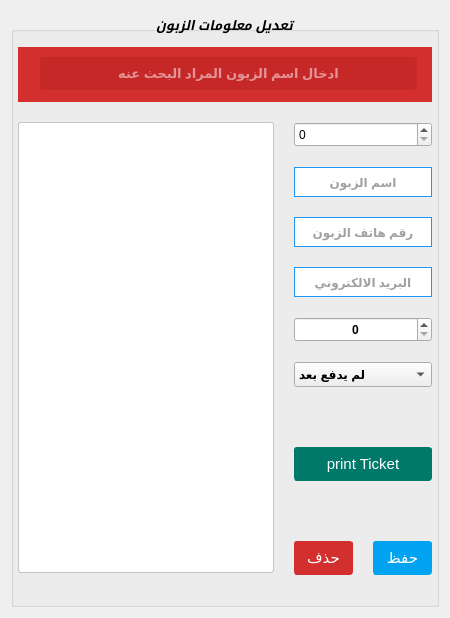
  <widget class="QWidget" name="T_updateClient">
   <attribute name="icon">
    <iconset resource="Icons.qrc">
     <normaloff>:/Icons/ic_update_2x.png</normaloff>:/Icons/ic_update_2x.png</iconset>
   </attribute>
   <attribute name="title">
    <string>تحديث معلومات الزبون</string>
   </attribute>
   <attribute name="toolTip">
    <string>اكمال ملأ المعلومات الناقصة او تغييرها</string>
   </attribute>
   <layout class="QVBoxLayout" name="verticalLayout_12">
    <item>
     <widget class="QGroupBox" name="GB_updateClient">
      <property name="font">
       <font>
        <pointsize>10</pointsize>
        <weight>75</weight>
        <italic>true</italic>
        <bold>true</bold>
        <underline>false</underline>
        <strikeout>false</strikeout>
        <kerning>false</kerning>
       </font>
      </property>
      <property name="layoutDirection">
       <enum>Qt::LeftToRight</enum>
      </property>
      <property name="styleSheet">
       <string notr="true">QGroupeBox
{
border:0px solid white;
border-top:1px solid #FF165A;
}</string>
      </property>
      <property name="title">
       <string>تعديل معلومات الزبون</string>
      </property>
      <property name="alignment">
       <set>Qt::AlignCenter</set>
      </property>
      <property name="flat">
       <bool>true</bool>
      </property>
      <layout class="QVBoxLayout" name="verticalLayout_6">
       <property name="spacing">
        <number>20</number>
       </property>
       <property name="leftMargin">
        <number>4</number>
       </property>
       <property name="topMargin">
        <number>15</number>
       </property>
       <property name="rightMargin">
        <number>4</number>
       </property>
       <item>
        <widget class="QWidget" name="widgetSearch" native="true">
         <property name="styleSheet">
          <string notr="true">QWidget
{
	background-color:#D32F2F;
}</string>
         </property>
         <layout class="QHBoxLayout" name="horizontalLayout_8">
          <property name="spacing">
           <number>0</number>
          </property>
          <property name="leftMargin">
           <number>15</number>
          </property>
          <property name="topMargin">
           <number>10</number>
          </property>
          <property name="rightMargin">
           <number>15</number>
          </property>
          <property name="bottomMargin">
           <number>10</number>
          </property>
          <item>
           <widget class="QLabel" name="label_28">
            <property name="maximumSize">
             <size>
              <width>35</width>
              <height>35</height>
             </size>
            </property>
            <property name="baseSize">
             <size>
              <width>0</width>
              <height>0</height>
             </size>
            </property>
            <property name="layoutDirection">
             <enum>Qt::LeftToRight</enum>
            </property>
            <property name="text">
             <string/>
            </property>
            <property name="pixmap">
             <pixmap resource="Icons.qrc">:/Icons/ic_search_white_2x.png</pixmap>
            </property>
            <property name="scaledContents">
             <bool>true</bool>
            </property>
            <property name="alignment">
             <set>Qt::AlignCenter</set>
            </property>
           </widget>
          </item>
          <item>
           <widget class="QLineEdit" name="LE_fullnameFiltre">
            <property name="font">
             <font>
              <pointsize>10</pointsize>
              <weight>75</weight>
              <bold>true</bold>
             </font>
            </property>
            <property name="layoutDirection">
             <enum>Qt::LeftToRight</enum>
            </property>
            <property name="styleSheet">
             <string notr="true">QLineEdit
{
 margin-bottom: 2px;   
    padding: 7px 8px;
        padding-top: 7px;
        padding-bottom: 7px;
    outline: medium none;
        outline-width: medium;
        outline-style: none;
        outline-color: -moz-use-text-color;

    background-color: #C62828;
color:white;
    border: 1px solid #C62828;
      
    border-radius: 3px;
        border-top-left-radius: 3px;
        border-top-right-radius: 3px;
        border-bottom-right-radius: 3px;
        border-bottom-left-radius: 3px;
    vertical-align: middle;
}
QLineEdit:hover
{
	 border: 1px solid #C62828;
	 border-top-color: #C62828;
     border-bottom-color: #C62828;  

}</string>
            </property>
            <property name="maxLength">
             <number>30</number>
            </property>
            <property name="alignment">
             <set>Qt::AlignCenter</set>
            </property>
            <property name="placeholderText">
             <string>ادخال اسم الزبون المراد البحث عنه</string>
            </property>
           </widget>
          </item>
         </layout>
        </widget>
       </item>
       <item>
        <layout class="QHBoxLayout" name="horizontalLayout_2">
         <item>
          <widget class="QTableView" name="tableView">
           <property name="enabled">
            <bool>true</bool>
           </property>
           <property name="font">
            <font>
             <family>Arial</family>
            </font>
           </property>
           <property name="layoutDirection">
            <enum>Qt::RightToLeft</enum>
           </property>
           <property name="styleSheet">
            <string notr="true">QTableView
{
 margin-bottom: 2px;   
    padding: 7px 8px;
        padding-top: 7px;
        padding-bottom: 7px;
    outline: medium none;
        outline-width: medium;
        outline-style: none;
        outline-color: -moz-use-text-color;
    color: #333;
    background-color: #FFF;
    background-repeat: no-repeat;
    background-position: right center;
    border: 1px solid #c5c5c5;
        border-top-width: 1px;
        border-bottom-width: 1px;
        border-top-style: solid;
        border-bottom-style: solid;
        border-top-color: #c5c5c5;
        border-bottom-color: #c5c5c5;      
    border-radius: 3px;
        border-top-left-radius: 3px;
        border-top-right-radius: 3px;
        border-bottom-right-radius: 3px;
        border-bottom-left-radius: 3px;
    vertical-align: middle;
}
QTableView:hover
{
	 border: 1px solid #00bbff;
	 border-top-color: #00bbff;
        border-bottom-color: #00bbff;  

}</string>
           </property>
           <property name="locale">
            <locale language="Arabic" country="SaudiArabia"/>
           </property>
           <property name="frameShadow">
            <enum>QFrame::Sunken</enum>
           </property>
           <property name="gridStyle">
            <enum>Qt::CustomDashLine</enum>
           </property>
          </widget>
         </item>
         <item>
          <layout class="QVBoxLayout" name="verticalLayout_5">
           <item>
            <widget class="QSpinBox" name="SB_idClientx">
             <property name="minimumSize">
              <size>
               <width>0</width>
               <height>25</height>
              </size>
             </property>
             <property name="maximumSize">
              <size>
               <width>250</width>
               <height>16777215</height>
              </size>
             </property>
             <property name="maximum">
              <number>9999999</number>
             </property>
            </widget>
           </item>
           <item>
            <widget class="QLineEdit" name="LE_fullNamex">
             <property name="minimumSize">
              <size>
               <width>0</width>
               <height>30</height>
              </size>
             </property>
             <property name="maximumSize">
              <size>
               <width>250</width>
               <height>16777215</height>
              </size>
             </property>
             <property name="font">
              <font>
               <pointsize>9</pointsize>
               <weight>75</weight>
               <bold>true</bold>
              </font>
             </property>
             <property name="layoutDirection">
              <enum>Qt::LeftToRight</enum>
             </property>
             <property name="styleSheet">
              <string notr="true">QLineEdit
{


	color: rgb(68, 68, 68);
    background-color: #FFF;
    border: 1px solid #2196F3;   

    vertical-align: middle;
}
QLineEdit:hover
{
	color: #000000;

   border-top:1px solid #FFFFFF;	
   border-left:1px solid #FFFFFF;	
   border-right:1px solid #FFFFFF;	
   border-bottom:2px solid #2196F3;  

}</string>
             </property>
             <property name="maxLength">
              <number>30</number>
             </property>
             <property name="alignment">
              <set>Qt::AlignCenter</set>
             </property>
             <property name="placeholderText">
              <string>اسم الزبون</string>
             </property>
            </widget>
           </item>
           <item>
            <widget class="QLineEdit" name="LE_phonex">
             <property name="minimumSize">
              <size>
               <width>0</width>
               <height>30</height>
              </size>
             </property>
             <property name="maximumSize">
              <size>
               <width>250</width>
               <height>16777215</height>
              </size>
             </property>
             <property name="font">
              <font>
               <pointsize>9</pointsize>
               <weight>75</weight>
               <bold>true</bold>
              </font>
             </property>
             <property name="layoutDirection">
              <enum>Qt::LeftToRight</enum>
             </property>
             <property name="styleSheet">
              <string notr="true">QLineEdit
{


	color: rgb(68, 68, 68);
    background-color: #FFF;
    border: 1px solid #2196F3;   

    vertical-align: middle;
}
QLineEdit:hover
{
	color: #000000;

   border-top:1px solid #FFFFFF;	
   border-left:1px solid #FFFFFF;	
   border-right:1px solid #FFFFFF;	
   border-bottom:2px solid #2196F3;  

}</string>
             </property>
             <property name="inputMethodHints">
              <set>Qt::ImhDialableCharactersOnly</set>
             </property>
             <property name="maxLength">
              <number>14</number>
             </property>
             <property name="alignment">
              <set>Qt::AlignCenter</set>
             </property>
             <property name="placeholderText">
              <string>رقم هاتف الزبون</string>
             </property>
            </widget>
           </item>
           <item>
            <widget class="QLineEdit" name="LE_primeryEmlx">
             <property name="minimumSize">
              <size>
               <width>0</width>
               <height>30</height>
              </size>
             </property>
             <property name="maximumSize">
              <size>
               <width>250</width>
               <height>16777215</height>
              </size>
             </property>
             <property name="font">
              <font>
               <pointsize>9</pointsize>
               <weight>75</weight>
               <bold>true</bold>
              </font>
             </property>
             <property name="layoutDirection">
              <enum>Qt::LeftToRight</enum>
             </property>
             <property name="styleSheet">
              <string notr="true">QLineEdit
{


	color: rgb(68, 68, 68);
    background-color: #FFF;
    border: 1px solid #2196F3;   

    vertical-align: middle;
}
QLineEdit:hover
{
	color: #000000;

   border-top:1px solid #FFFFFF;	
   border-left:1px solid #FFFFFF;	
   border-right:1px solid #FFFFFF;	
   border-bottom:2px solid #2196F3;  

}</string>
             </property>
             <property name="inputMethodHints">
              <set>Qt::ImhEmailCharactersOnly</set>
             </property>
             <property name="text">
              <string/>
             </property>
             <property name="maxLength">
              <number>100</number>
             </property>
             <property name="alignment">
              <set>Qt::AlignCenter</set>
             </property>
             <property name="placeholderText">
              <string>البريد الالكتروني</string>
             </property>
            </widget>
           </item>
           <item>
            <widget class="QSpinBox" name="SB_pricex">
             <property name="minimumSize">
              <size>
               <width>0</width>
               <height>25</height>
              </size>
             </property>
             <property name="maximumSize">
              <size>
               <width>250</width>
               <height>16777215</height>
              </size>
             </property>
             <property name="font">
              <font>
               <pointsize>9</pointsize>
               <weight>75</weight>
               <bold>true</bold>
              </font>
             </property>
             <property name="alignment">
              <set>Qt::AlignCenter</set>
             </property>
             <property name="maximum">
              <number>1000000</number>
             </property>
            </widget>
           </item>
           <item>
            <widget class="QComboBox" name="CB_paymentStatsx">
             <property name="minimumSize">
              <size>
               <width>0</width>
               <height>25</height>
              </size>
             </property>
             <property name="maximumSize">
              <size>
               <width>250</width>
               <height>16777215</height>
              </size>
             </property>
             <property name="font">
              <font>
               <pointsize>9</pointsize>
               <weight>75</weight>
               <bold>true</bold>
              </font>
             </property>
             <property name="layoutDirection">
              <enum>Qt::LeftToRight</enum>
             </property>
             <property name="maxCount">
              <number>3</number>
             </property>
             <item>
              <property name="text">
               <string>لم يدفع بعد</string>
              </property>
             </item>
             <item>
              <property name="text">
               <string>تم الدفع</string>
              </property>
             </item>
             <item>
              <property name="text">
               <string>اخرى </string>
              </property>
             </item>
            </widget>
           </item>
           <item>
            <spacer name="verticalSpacer">
             <property name="orientation">
              <enum>Qt::Vertical</enum>
             </property>
             <property name="sizeHint" stdset="0">
              <size>
               <width>20</width>
               <height>40</height>
              </size>
             </property>
            </spacer>
           </item>
           <item>
            <widget class="QPushButton" name="Bt_printTicket">
             <property name="styleSheet">
              <string notr="true">QPushButton
{
 position: relative;
    padding: 7px 12px;
        padding-top: 7px;
        padding-bottom: 7px;
    font-size: 15px;
    font-family: Ubuntu;
    color: #ffffff;
    white-space: nowrap;
    background-color:#00796B;
    border-radius: 3px;
        border-top-left-radius: 3px;
        border-top-right-radius: 3px;
        border-bottom-right-radius: 3px;
        border-bottom-left-radius: 3px;
    border: 1px solid #00796B;
       
    vertical-align: middle;
}

QPushButton:hover
{
background-color:#00695C;
    border: 1px solid #00695C;
color: #ffffff;

}
</string>
             </property>
             <property name="text">
              <string>print Ticket</string>
             </property>
             <property name="icon">
              <iconset resource="Icons.qrc">
               <normaloff>:/Icons/ic_local_printshop_white_2x.png</normaloff>:/Icons/ic_local_printshop_white_2x.png</iconset>
             </property>
             <property name="iconSize">
              <size>
               <width>25</width>
               <height>25</height>
              </size>
             </property>
            </widget>
           </item>
           <item>
            <spacer name="verticalSpacer_2">
             <property name="orientation">
              <enum>Qt::Vertical</enum>
             </property>
             <property name="sizeHint" stdset="0">
              <size>
               <width>20</width>
               <height>40</height>
              </size>
             </property>
            </spacer>
           </item>
           <item>
            <layout class="QHBoxLayout" name="LY_updateClient">
             <item>
              <widget class="QPushButton" name="Bt_deleteClient">
               <property name="cursor">
                <cursorShape>PointingHandCursor</cursorShape>
               </property>
               <property name="styleSheet">
                <string notr="true">QPushButton
{
 position: relative;
    padding: 7px 12px;
        padding-top: 7px;
        padding-bottom: 7px;
    font-size: 15px;
    font-family: Ubuntu;
    color: #ffffff;
    white-space: nowrap;
    background-color:#D32F2F;
    border-radius: 3px;
        border-top-left-radius: 3px;
        border-top-right-radius: 3px;
        border-bottom-right-radius: 3px;
        border-bottom-left-radius: 3px;
    border: 1px solid #D32F2F;
       
    vertical-align: middle;
}

QPushButton:hover
{
background-color:#C62828;
    border: 1px solid #C62828;
color: #ffffff;

}
</string>
               </property>
               <property name="text">
                <string>حذف</string>
               </property>
               <property name="icon">
                <iconset resource="Icons.qrc">
                 <normaloff>:/Icons/ic_delete_forever_white_2x.png</normaloff>:/Icons/ic_delete_forever_white_2x.png</iconset>
               </property>
               <property name="iconSize">
                <size>
                 <width>25</width>
                 <height>25</height>
                </size>
               </property>
               <property name="shortcut">
                <string>Del</string>
               </property>
              </widget>
             </item>
             <item>
              <widget class="QPushButton" name="BT_updateClient">
               <property name="styleSheet">
                <string notr="true">QPushButton
{
 position: relative;
    padding: 7px 12px;
        padding-top: 7px;
        padding-bottom: 7px;
    font-size: 15px;
    font-family: Ubuntu;
    color: #ffffff;
    white-space: nowrap;
    background-color: rgb(0, 163, 239);
   
    border-radius: 3px;
        border-top-left-radius: 3px;
        border-top-right-radius: 3px;
        border-bottom-right-radius: 3px;
        border-bottom-left-radius: 3px;
    border: 1px solid rgb(0, 163, 239);
       
    vertical-align: middle;
}

QPushButton:hover
{
background-color: rgb(11, 109, 255);
    border: 1px solid  rgb(11, 109, 255);
color: #ffffff;

}
</string>
               </property>
               <property name="text">
                <string>حفظ</string>
               </property>
               <property name="icon">
                <iconset resource="Icons.qrc">
                 <normaloff>:/Icons/ic_save_white_2x.png</normaloff>:/Icons/ic_save_white_2x.png</iconset>
               </property>
               <property name="iconSize">
                <size>
                 <width>25</width>
                 <height>25</height>
                </size>
               </property>
               <property name="shortcut">
                <string>Return, Enter</string>
               </property>
              </widget>
             </item>
            </layout>
           </item>
          </layout>
         </item>
        </layout>
       </item>
       <item>
        <widget class="QSplitter" name="splitter_10">
         <property name="layoutDirection">
          <enum>Qt::LeftToRight</enum>
         </property>
         <property name="orientation">
          <enum>Qt::Horizontal</enum>
         </property>
         <widget class="QSplitter" name="splitter_11">
          <property name="layoutDirection">
           <enum>Qt::LeftToRight</enum>
          </property>
          <property name="orientation">
           <enum>Qt::Horizontal</enum>
          </property>
          <widget class="QSplitter" name="splitter_12">
           <property name="layoutDirection">
            <enum>Qt::LeftToRight</enum>
           </property>
           <property name="orientation">
            <enum>Qt::Horizontal</enum>
           </property>
          </widget>
         </widget>
        </widget>
       </item>
      </layout>
     </widget>
    </item>
   </layout>
  </widget>
